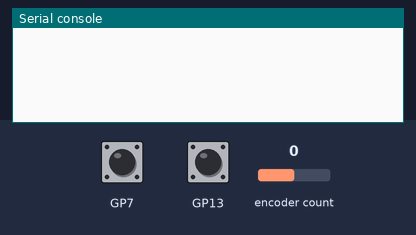
A program run on a simulated Raspberry Pi Pico running CircuitPython. Parts: the last lines printed to the serial console. Inputs (shaded band) come from the test bench; at power-on: encoder count 0, GP7 HIGH, GP13 HIGH.

Above: at 1.2 s.
1.3 s: encoder count set to 1
At 2.0 s:
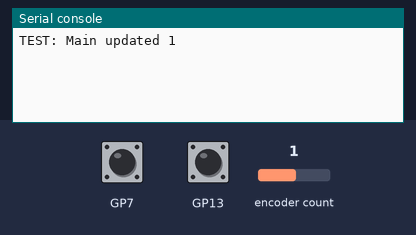
2.8 s: GP7 pulled LOW for 0.15 s
At 3.5 s:
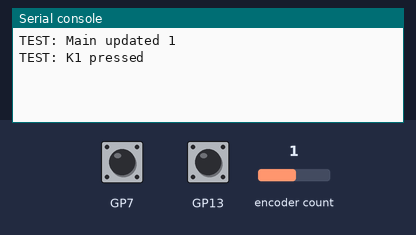
4.4 s: GP13 pulled LOW for 0.15 s
At 5.6 s:
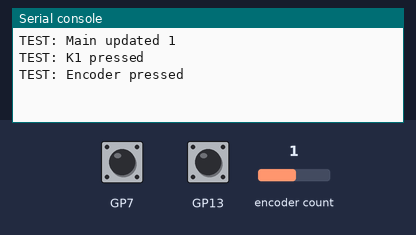
6.0 s: encoder count set to 0
At 6.7 s:
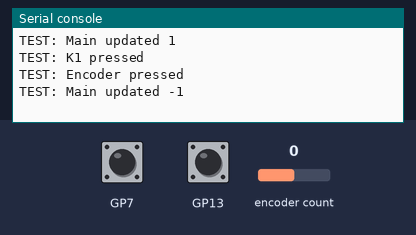

The program:

code.py
```python
"""
MacroModes
"""

import board
import digitalio

import config
import hardware_utils as hw

import rotaryio

# Dynamic import to sync custom modes
modes = []
for mode in config.modules:
    try:
        modes.append(__import__(mode))
    except ImportError:
        print("Error importing custom module: ", mode)

# TODO: Convert to config
# Set up rotary encoder
hw.create_encoder("Main", board.GP15, board.GP14)
hw.create_switch("Encoder", board.GP13)

# Set up keys
hw.create_switch("K1", board.GP7)

# Set up screen
#hw.create_screen("OLED", board.GP17, board.GP16)

while True:
    # TODO: Cycle mode on key press
    # Update mode
    responses = modes[0]

    # Switches
    for switch in hw.switches.values():
        switch.update()
    pressed = hw.check_all_switches()
    for sid in pressed:
        responses.switch_pressed(sid)

    # Encoders
    updated = hw.check_all_encoders()
    for eid, direction in updated:
        responses.encoder_updated(eid, direction)
```

config.py
```python
modules = ['test_responses',
            'midi_responses',
            'logger_responses',
            'dev_responses']

hardware_configuration = {}
```

hardware_utils.py
```python
"""
Supported hardware

Rotary Encoder: KY-040
OLED: SSD1306
Digital Buttons/Switches
"""


import adafruit_displayio_ssd1306
import board
import busio
import digitalio
import displayio
import rotaryio

from adafruit_debouncer import Debouncer


class TrackingIncrementalEncoder:
    # https://stackoverflow.com/questions/75387394/subclassing-weird-behavior-in-circuitpython
    def __init__(self, gpio1, gpio2):
        self.io = rotaryio.IncrementalEncoder(gpio1, gpio2)
        self.last_position = 0


switches: dict = {}
encoders: dict = {}
screens: dict = {}


def create_switch(name: str, gpio):
    """
    Creates a new debounced button and adds it to the switches dict as
        Key - switch id (sid): string
        Value - switch object: Debouncer
    """
    pin = digitalio.DigitalInOut(gpio)
    pin.direction = digitalio.Direction.INPUT
    pin.pull = digitalio.Pull.UP
    switch = Debouncer(pin)
    switches[name] = switch


def check_all_switches() -> list:
    """
    Return a list of all switches that were "just pressed"
        as defined by the Adafruit Debouncer
    """
    # Compile all just pressed ids
    just_pressed = []
    for sid, switch in switches.items():
        if switch.fell:
            just_pressed.append(sid)
    return just_pressed


def create_encoder(name, gpio1, gpio2):
    """
    Creates a new tracked encoder and adds it to the encoders dict as
        Key - enocder id (eid): string
        Value - encoder object: TrackingIncrementalEncoder
    """
    encoder = TrackingIncrementalEncoder(gpio1, gpio2)
    encoders[name] = encoder


def check_all_encoders() -> list:
    """
    Return a list of all encoders that have updated as a tuple (eid, update)
        update is directional, not positional (positive or negative movement)
    """
    updated = []
    for eid, encoder in encoders.items():
        position = encoder.io.position

        if position != encoder.last_position:
            update = 1 if position > encoder.last_position else -1
            encoder.last_position = position
            updated.append((eid, update))
    return updated


def create_screen(name, scl, sda):
    """
    Creates a new oled screen and adds it to the screens dict as
        Key - oled id (oid): string
        Value - screen object: TODO
    """
    i2c = busio.I2C(scl=scl, sda=sda)
    display_bus = displayio.I2CDisplay(i2c, device_address=0x3C)
    display = adafruit_displayio_ssd1306.SSD1306(display_bus, width=128, height=64)
```

Measured:
- after the input at 1.3 s, the serial console: prints a new line at once (image 1)
- after the input at 2.8 s, the serial console: prints a new line at once (image 2)
- after the input at 4.4 s, the serial console: prints a new line at once (image 3)
- after the input at 6.0 s, the serial console: prints a new line at once (image 4)
